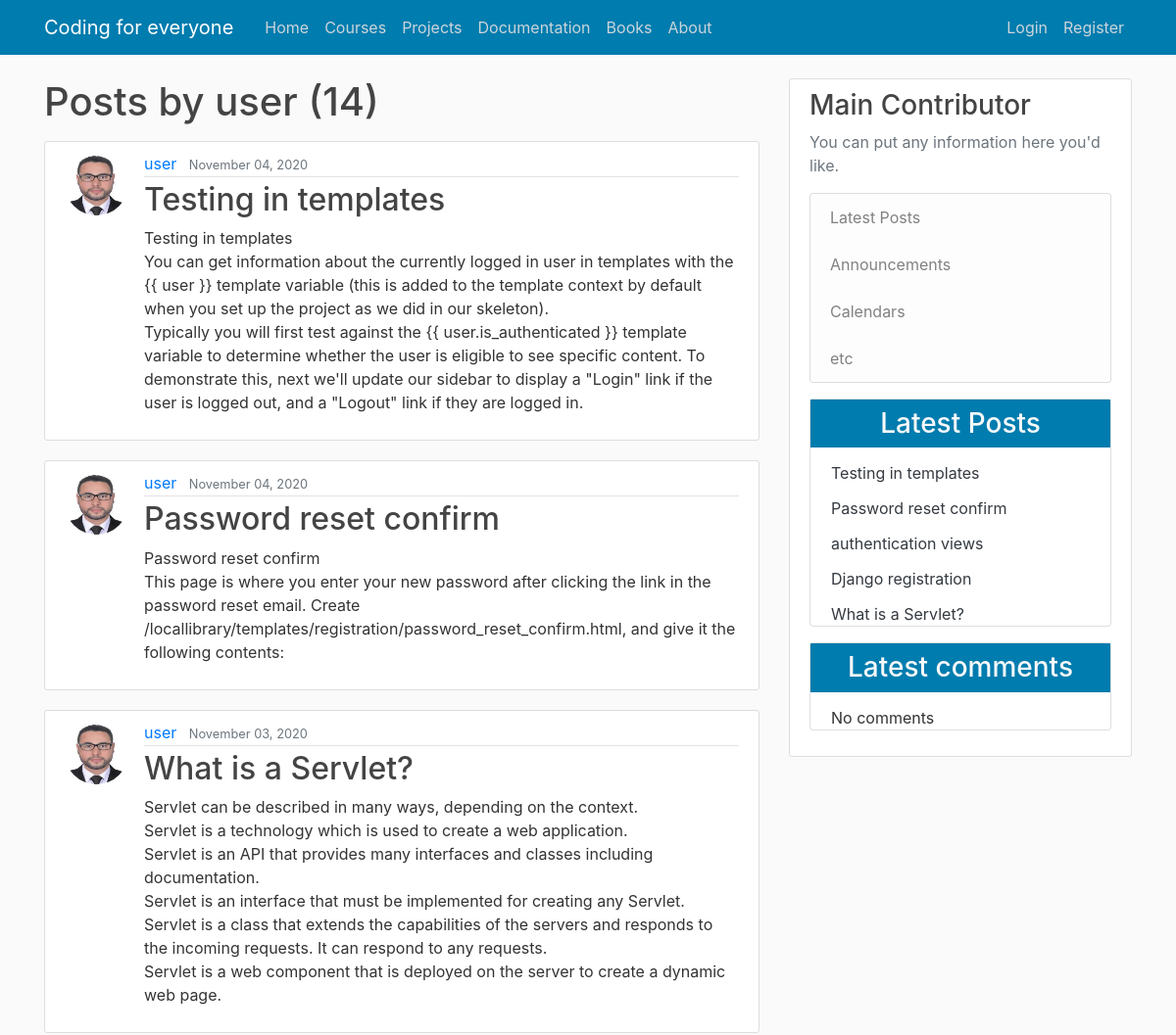
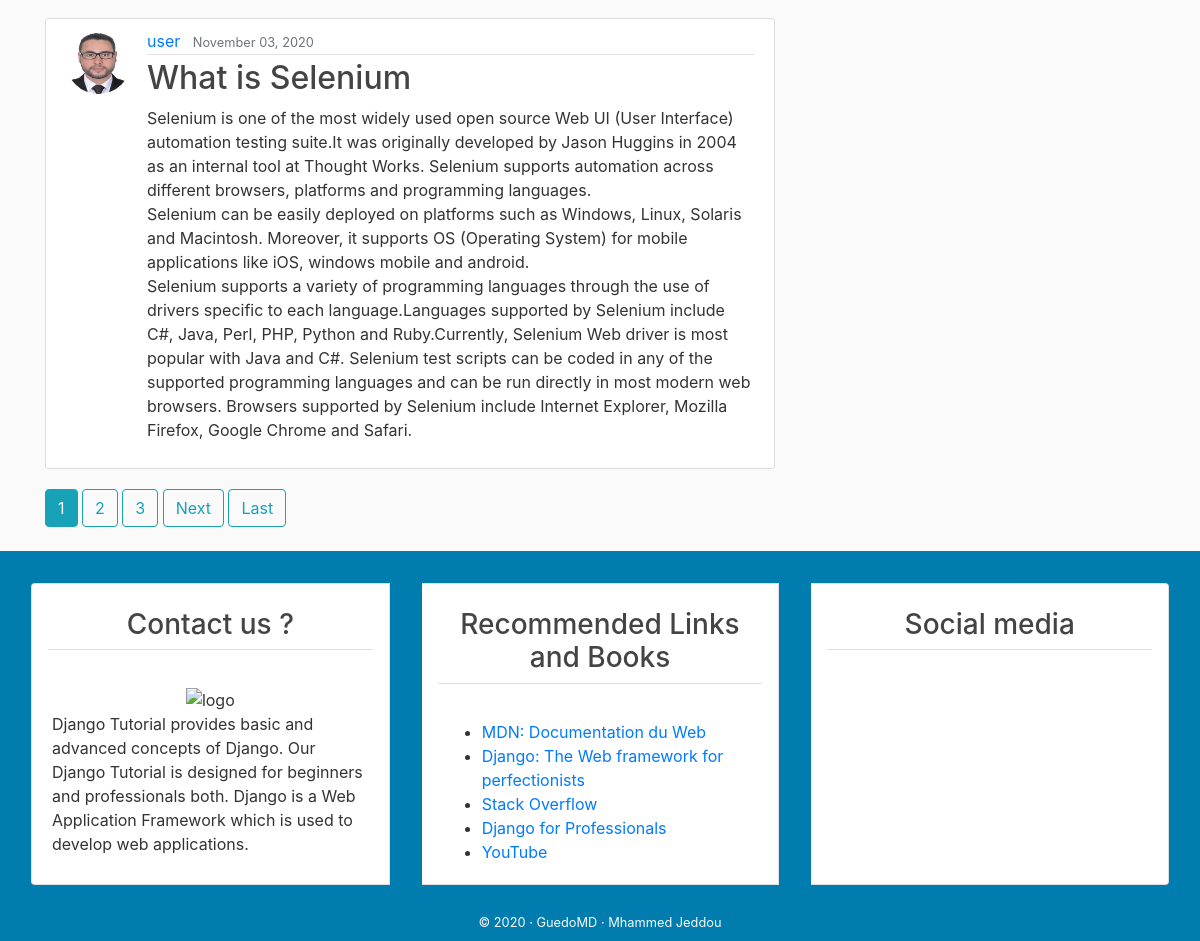
Page /user/user on the earlier database version (2 pictures, top to bottom).
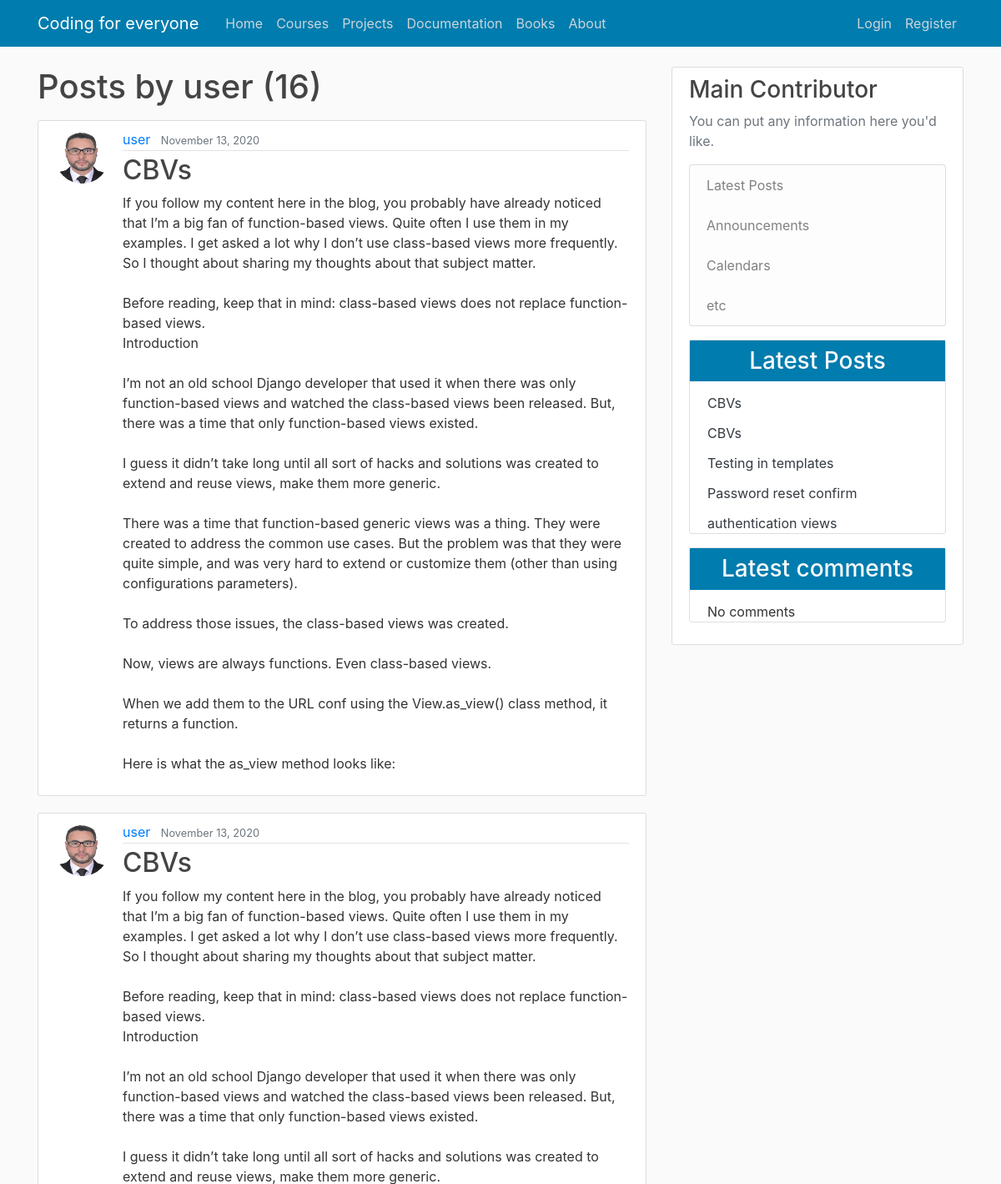
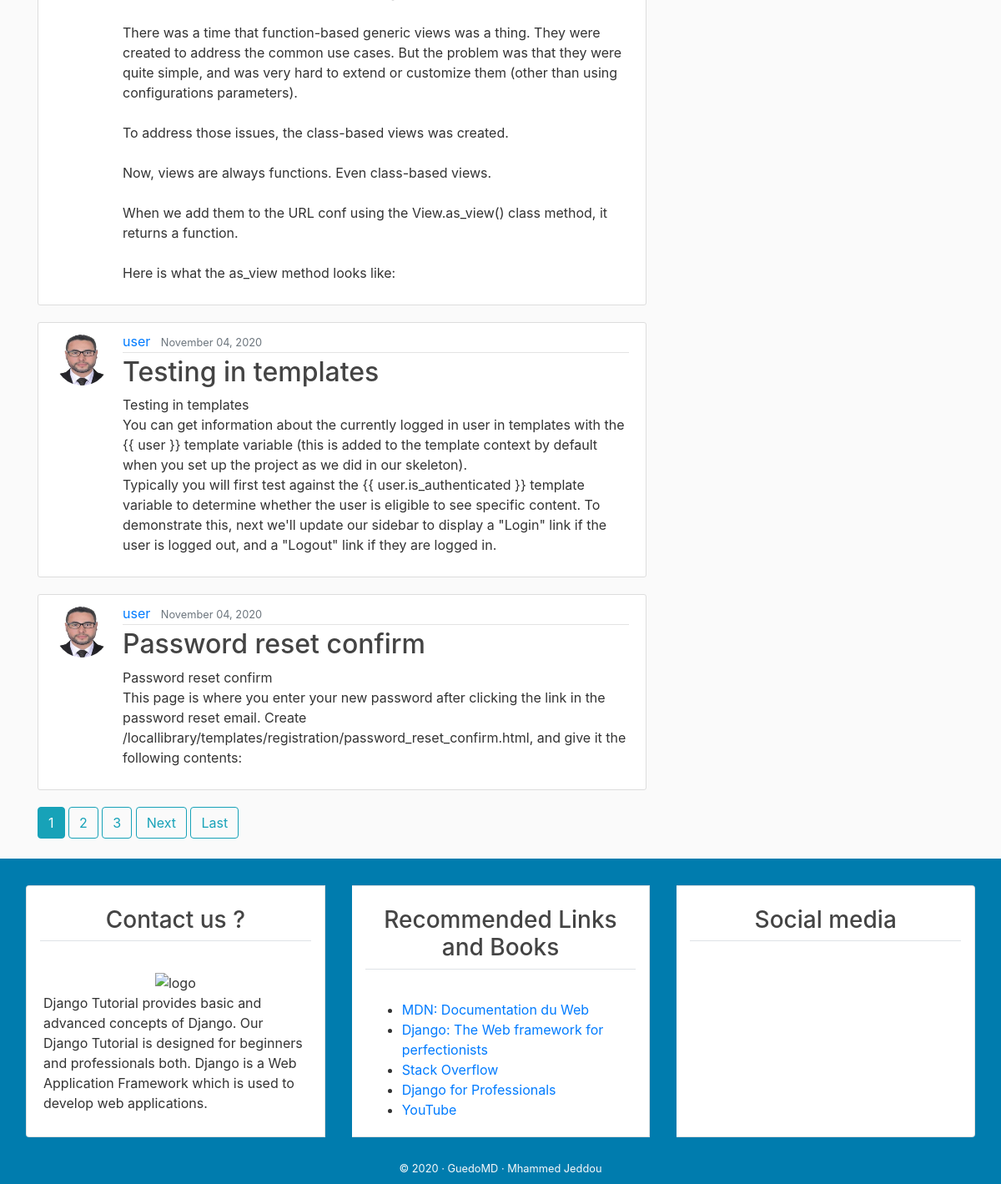
Same page on the later database version (2 pictures, top to bottom).
### blog/models.py (models this page shows, shortened)
class Post(models.Model):
    title = models.CharField(max_length=100)
    content = models.TextField()
    date_posted = models.DateTimeField(default=timezone.now)
    author = models.ForeignKey(User, on_delete=models.CASCADE)
    class Meta :
        ordering = ('-date_posted',)

### users/models.py (models this page shows, shortened)
class Profile(models.Model):
    user = models.OneToOneField(User, on_delete=models.CASCADE)
    image = models.ImageField(default='default.jpg', upload_to='profile_pics')

### blog/views.py (the view)
# urls.py: path('user/<str:username>', UserPostListView.as_view(), name='user-posts'),
class UserPostListView(ListView):
    model = Post
    template_name = 'blog/user_posts.html'  # <app>/<model>_<viewtype>.html
    context_object_name = 'posts'
    paginate_by = 4
    def get_queryset(self):
        user = get_object_or_404(User, username=self.kwargs.get('username'))
        return Post.objects.filter(author=user).order_by('-date_posted')

### blog/templatetags/post_tag.py (called while the page is built)
@register.inclusion_tag('blog/latest_posts.html')  #decorator
def latest_posts() : #simple python function
    context ={
        'l_posts' :Post.objects.all()[0:5]
    }
    return context

### blog/templates/blog/user_posts.html (shortened to what this page needs)
{% extends "blog/base.html" %}
{% block content %}
    <h1 class="mb-3">Posts by {{ view.kwargs.username }} ({{ page_obj.paginator.count }})</h1>
    {% for post in posts %}
        <article class="media content-section">
          <img class="rounded-circle article-img" src="{{ post.author.profile.image.url }}">
          <div class="media-body">
            <div class="article-metadata">
              <a class="mr-2" href="{% url 'user-posts' post.author.username %}">{{ post.author }}</a>
              <small class="text-muted">{{ post.date_posted|date:"F d, Y" }}</small>
            </div>
            <h2><a class="article-title" href="{% url 'post-detail' post.id %}">{{ post.title }}</a></h2>
            <p class="article-content">{{ post.content }}</p>
          </div>
        </article>
    {% endfor %}
    {% if is_paginated %}
      {% for num in page_obj.paginator.page_range %}
        {% if page_obj.number == num %}
          <a class="btn btn-info mb-4" href="?page={{ num }}">{{ num }}</a>
        {% elif num > page_obj.number|add:'-3' and num < page_obj.number|add:'3' %}
          <a class="btn btn-outline-info mb-4" href="?page={{ num }}">{{ num }}</a>
        {% endif %}
      {% endfor %}
      {% if page_obj.has_next %}
        <a class="btn btn-outline-info mb-4" href="?page={{ page_obj.next_page_number }}">Next</a>
        <a class="btn btn-outline-info mb-4" href="?page={{ page_obj.paginator.num_pages }}">Last</a>
      {% endif %}
    {% endif %}
{% endblock content %}

### blog/templates/blog/latest_posts.html
<ul class="list-group-flush latest-post">
    {% for post  in l_posts  %}
      <li class="list-group-item latest-post-item" >
           <a class="text-dark" href="{% url 'post-detail' post.pk  %}"> {{post.title}} </a>
      </li>
    {% endfor %}
</ul>

Differences in the rows shown:
no longer on this page (row unchanged): Post: author.profile.image (picture), author "user", date_posted "November 03, 2020", title "What is a Servlet?", content "Servlet can be described in many ways, depending on the context. Servlet is a technology which is used to create a web application. Servlet is an API that provides many interfaces and classes including documentation. Servlet is an interface that must be implemented for creating any Servlet. Servlet is a class that extends the capabilities of the servers and responds to the incoming requests. It can respond to any requests. Servlet is a web component that is deployed on the server to create a dynamic web page.", shown under "Posts by user (14)"
no longer on this page (row unchanged): Post: author.profile.image (picture), author "user", date_posted "November 03, 2020", title "What is Selenium", content "Selenium is one of the most widely used open source Web UI (User Interface) automation testing suite.It was originally developed by Jason Huggins in 2004 as an internal tool at Thought Works. Selenium supports automation across different browsers, platforms and programming languages. Selenium can be easily deployed on platforms such as Windows, Linux, Solaris and Macintosh. Moreover, it supports OS (Operating System) for mobile applications like iOS, windows mobile and android. Selenium supports a variety of programming languages through the use of drivers specific to each language.Languages supported by Selenium include C#, Java, Perl, PHP, Python and Ruby.Currently, Selenium Web driver is…", shown under "Posts by user (14)"
no longer on this page (row unchanged): Post: title "Django registration", shown under "Latest Posts"
no longer on this page (row unchanged): Post: title "What is a Servlet?", shown under "Latest Posts"
added Post: author.profile.image (picture), author "user", date_posted "November 13, 2020", title "CBVs", content "If you follow my content here in the blog, you probably have already noticed that I’m a big fan of function-based views. Quite often I use them in my examples. I get asked a lot why I don’t use class-based views more frequently. So I thought about sharing my thoughts about that subject matter. Before reading, keep that in mind: class-based views does not replace function-based views. Introduction I’m not an old school Django developer that used it when there was only function-based views and watched the class-based views been released. But, there was a time that only function-based views existed. I guess it didn’t take long until all sort of hacks and solutions was created to extend and…"
added Post: author.profile.image (picture), author "user", date_posted "November 13, 2020", title "CBVs", content "If you follow my content here in the blog, you probably have already noticed that I’m a big fan of function-based views. Quite often I use them in my examples. I get asked a lot why I don’t use class-based views more frequently. So I thought about sharing my thoughts about that subject matter. Before reading, keep that in mind: class-based views does not replace function-based views. Introduction I’m not an old school Django developer that used it when there was only function-based views and watched the class-based views been released. But, there was a time that only function-based views existed. I guess it didn’t take long until all sort of hacks and solutions was created to extend and…"
Other differences:
{{ page_obj.paginator.count }}: "14" → "16"
